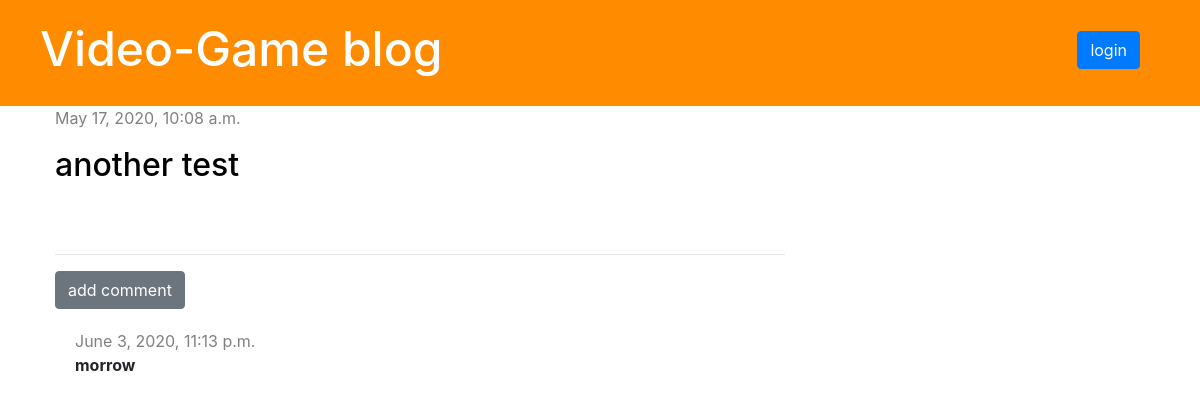
/post/5/, run on the app's committed database.
### blog/models.py (models this page shows, shortened)
class Post(models.Model):
    author = models.ForeignKey('auth.User', on_delete=models.CASCADE)
    title = models.CharField(max_length=200)
    text = models.TextField()
    created_date = models.DateTimeField(default=timezone.now())
    published_date = models.DateTimeField(blank=True, null=True)

class Comment(models.Model):
    post = models.ForeignKey('blog.Post', on_delete=models.CASCADE, related_name='comments')
    author = models.CharField(max_length=200)
    text = models.TextField()
    created_date = models.DateTimeField(default=timezone.now())
    approved = models.BooleanField(default=False)

### blog/views.py (the view)
# urls.py: path("post/<int:pk>/", views.post_detail, name='post_detail'),
def post_detail(request, pk):
    post = get_object_or_404(Post, pk=pk)
    stuff_for_frontend = {'post': post}
    return render(request, 'blog/post_detail.html', stuff_for_frontend)

### blog/templatetags/markdownify.py (called while the page is built)
@register.filter
def markdown(value):
    renderer = HighlightRenderer()
    markdown = mistune.Markdown(renderer=renderer)
    return markdown(value)

### blog/templates/blog/post_detail.html (shortened to what this page needs)
{% extends 'blog/base.html' %}
{% load markdownify %}
{% block content %}
            {%if post.published_date%}
                <div class="date">
                    <p>{{post.published_date}}</p>
                </div>
            {% else %}
                <a href="{% url 'post_publish' pk=post.pk %}" class="btn btn-primary">Publish</a>
            {%endif%}
            <div class="post">
                <h2><a href="">{{post.title}}</a></h2>
            </div>
            <hr>
                <a href="{% url 'add_comment_to_post' pk=post.pk %}" class="btn btn-secondary">add comment</a>
                {% for comment in post.comments.all %}
                    {% if user.is_authenticated or comment.approved %}
                    <div class="comment">
                        <div class="date"> {{comment.created_date}} </div>
                        <strong>{{comment.author}}</strong>
                    </div>
                    {% endif %}
                {% empty %}
                    <p>no comments yet...</p>
                {% endfor %}
{% endblock %}

### blog/static/css/blog.css (style rules this page uses)
.date { color: gray; }
.post { margin-bottom: 70px; }
.post h2 a { color: black; }
.comment { margin: 20px 0px 20px 20px; }

### data on the page
Post: published_date "May 17, 2020, 10:08 a.m.", title "another test"
Comment: created_date "June 3, 2020, 11:13 p.m.", author "morrow"
